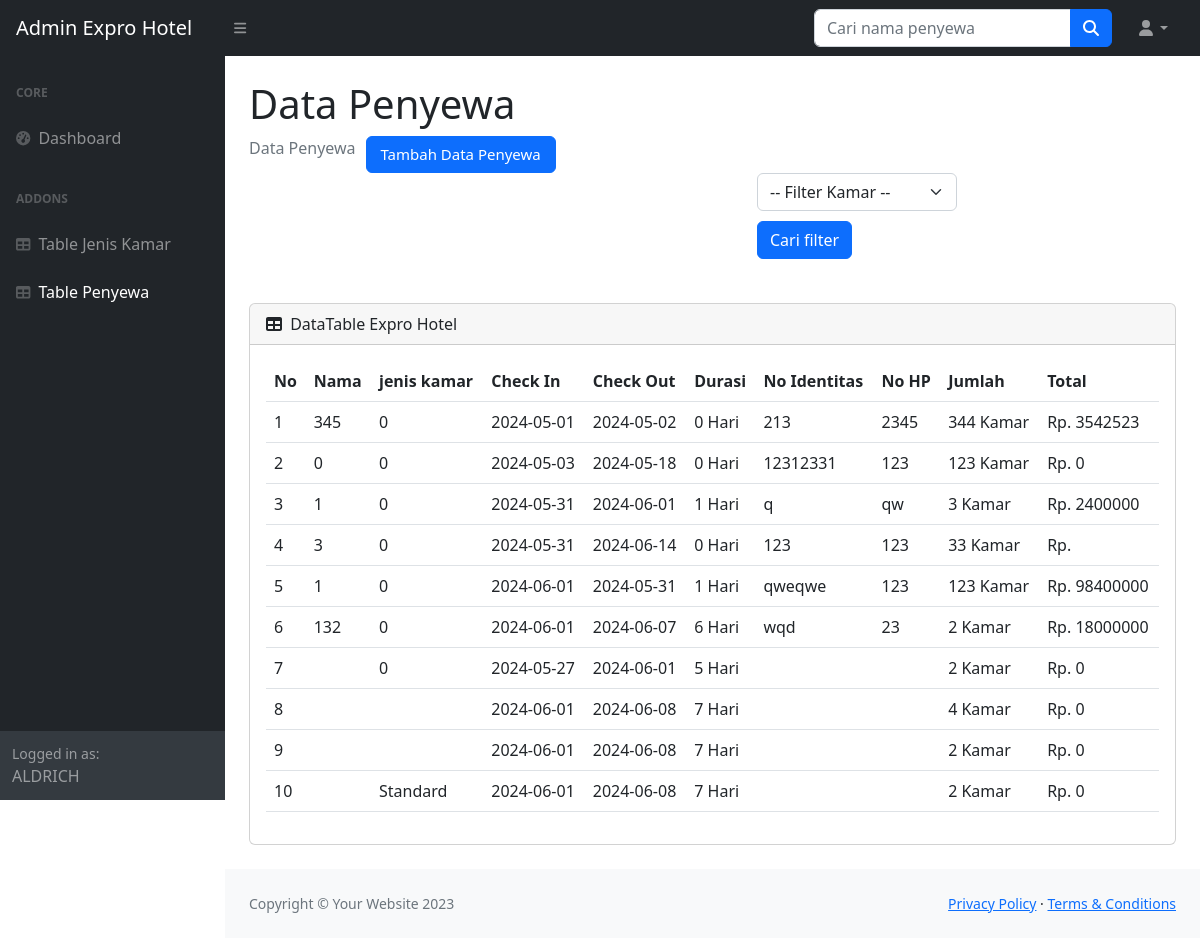
/table/Table_penyewa.php (signed in), run on the app's committed database.
### tables this page shows
CREATE TABLE `tbl_penyewa` (
  `id_sewa` int(100) NOT NULL,
  `nama` varchar(100) NOT NULL,
  `jenis_kamar` varchar(100) NOT NULL,
  `check_in` date NOT NULL DEFAULT current_timestamp(),
  `check_out` date NOT NULL DEFAULT current_timestamp(),
  `durasi` int(100) NOT NULL,
  `no_identitas` varchar(100) NOT NULL,
  `no_hp` varchar(100) NOT NULL,
  `jumlah` varchar(100) NOT NULL,
  `total` varchar(100) NOT NULL
);

### table/Table_penyewa.php (the view, shortened to what this page needs)
<?php
include "../Koneksi_ser.php";
?>
<!DOCTYPE html>
<html lang="en">
    <head>
        <link href="https://cdn.jsdelivr.net/npm/simple-datatables@7.1.2/dist/style.min.css" rel="stylesheet" />
        <link href="../admin_template/css/styles.css" rel="stylesheet" />
    </head>
    <body class="sb-nav-fixed">
        <nav class="sb-topnav navbar navbar-expand navbar-dark bg-dark">
            <a class="navbar-brand ps-3" href="Table_admin.php">Admin Expro Hotel</a>
            <button class="btn btn-link btn-sm order-1 order-lg-0 me-4 me-lg-0" id="sidebarToggle" href="#!"><i class="fas fa-bars"></i></button>
            <form class="d-none d-md-inline-block form-inline ms-auto me-0 me-md-3 my-2 my-md-0" method="POST" action="../proses/Search_penyewa.php">
                <div class="input-group">
                    <input class="form-control" type="text" name="nama" placeholder="Cari nama penyewa" aria-label="Cari nama penyewa" aria-describedby="btnNavbarSearch" />
                    <button class="btn btn-primary" id="btnNavbarSearch" name="search" type="submit"><i class="fas fa-search"></i></button>
                </div>
            </form>
            <ul class="navbar-nav ms-auto ms-md-0 me-3 me-lg-4">
                <li class="nav-item dropdown">
                    <a class="nav-link dropdown-toggle" id="navbarDropdown" href="#" role="button" data-bs-toggle="dropdown" aria-expanded="false"><i class="fas fa-user fa-fw"></i></a>
                </li>
            </ul>
        </nav>
        <div id="layoutSidenav">
            <div id="layoutSidenav_nav">
                <nav class="sb-sidenav accordion sb-sidenav-dark" id="sidenavAccordion">
                    <div class="sb-sidenav-menu">
                        <div class="nav">
                            <div class="sb-sidenav-menu-heading">Core</div>
                            <a class="nav-link" href="Table_admin.php">
                                <div class="sb-nav-link-icon"><i class="fas fa-tachometer-alt"></i></div>
                                Dashboard
                            </a>
                            <div class="sb-sidenav-menu-heading">Addons</div>
                            <a class="nav-link" href="Table_jenis_kamar.php">
                                <div class="sb-nav-link-icon"><i class="fas fa-table"></i></div>
                                Table Jenis Kamar
                            </a>
                            <a class="nav-link" href="Table_penyewa.php">
                                <div class="sb-nav-link-icon"><i class="fas fa-table"></i></div>
                                <span>Table Penyewa</span>
                            </a>
                        </div>
                    </div>
                    <div class="sb-sidenav-footer">
                        <div class="small">Logged in as:</div>
                        <?php echo $_SESSION["username"]?>
                    </div>
                </nav>
            </div>
            <div id="layoutSidenav_content">
                <main>
                    <div class="container-fluid px-4">
                        <h1 class="mt-4">Data Penyewa</h1>
                        <ol class="breadcrumb mb-4">
                            <li class="breadcrumb-item active">Data Penyewa</li>
                            <a href="../tambah/Tambah_penyewa.php"><button type="submit" class="btn btn-primary" style="width:190px; margin-left:10px; font-size:15px;">Tambah Data Penyewa</button></a>
                            <form style="margin-bottom:20px; margin-left:508px;" action="../proses/Search_penyewa_2.php" method="POST">
                                <select class="form-select" name="jenis_kamar" style="width:200px;" aria-describedby="filter">
                                    <option selected>-- Filter Kamar --</option>
                                </select>
                                <button type="submit" id="filter" style="margin-top:10px;" class="btn btn-primary" name="filter">Cari filter</button>
                            </form>
                        </ol>
                        <div class="card mb-4">
                            <div class="card-header">
                                <i class="fas fa-table me-1"></i>
                                DataTable Expro Hotel
                            </div>
                            <div class="card-body">
                                <table id="datatablesSimple" class="table">
                                    <thead>
                                        <tr>
                                            <th>No</th>
                                            <th>Nama</th>
                                            <th>jenis kamar</th>
                                            <th>Check In</th>
                                            <th>Check Out</th>
                                            <th>Durasi</th>
                                            <th>No Identitas</th>
                                            <th>No HP</th>
                                            <th>Jumlah</th>
                                            <th>Total</th>
                                        </tr>
                                <?php
                                    $sql = "SELECT * FROM tbl_penyewa";
                                    $hasil = $db->query($sql);
                                    $no = 1;
                                    foreach ($hasil as $row) {
                                ?>
                                    <tr>
                                        <td><?php echo $no++;?></td>
                                        <td><?php echo $row['nama'];?></td>
                                        <td><?php echo $row['jenis_kamar'];?></td>
                                        <td><?php echo $row['check_in'];?></td>
                                        <td><?php echo $row['check_out'];?></td>
                                        <td><?php echo $row['durasi']." Hari";?></td>
                                        <td><?php echo $row['no_identitas'];?></td>
                                        <td><?php echo $row['no_hp'];?></td>
                                        <td><?php echo $row['jumlah']. " Kamar";?></td>
                                        <td><?php echo "Rp. ". $row['total'];?></td>
                                    </tr>
                                    <?php
                                        }
                                    ?>
                                    </thead>
                                </table>
                            </div>
                        </div>
                    </div>
                </main>
                <footer class="py-4 bg-light mt-auto">
                    <div class="container-fluid px-4">
                        <div class="d-flex align-items-center justify-content-between small">
                            <div class="text-muted">Copyright &copy; Your Website 2023</div>
                            <div>
                                <a href="#">Privacy Policy</a>
                                &middot;
                                <a href="#">Terms &amp; Conditions</a>
                            </div>
                        </div>
                    </div>
                </footer>
            </div>
        </div>
    </body>
</html>

### table/Table_penyewa.php (style rules this page uses)
span { color:white; }

### data on the page
tbl_penyewa: nama "345", jenis_kamar "0", check_in "2024-05-01", check_out "2024-05-02", durasi "0", no_identitas "213", no_hp "2345", jumlah "344", total "3542523"
tbl_penyewa: nama "0", jenis_kamar "0", check_in "2024-05-03", check_out "2024-05-18", durasi "0", no_identitas "12312331", no_hp "123", jumlah "123", total "0"
tbl_penyewa: nama "1", jenis_kamar "0", check_in "2024-05-31", check_out "2024-06-01", durasi "1", no_identitas "q", no_hp "qw", jumlah "3", total "2400000"
tbl_penyewa: nama "3", jenis_kamar "0", check_in "2024-05-31", check_out "2024-06-14", durasi "0", no_identitas "123", no_hp "123", jumlah "33"
tbl_penyewa: nama "1", jenis_kamar "0", check_in "2024-06-01", check_out "2024-05-31", durasi "1", no_identitas "qweqwe", no_hp "123", jumlah "123", total "98400000"
tbl_penyewa: nama "132", jenis_kamar "0", check_in "2024-06-01", check_out "2024-06-07", durasi "6", no_identitas "wqd", no_hp "23", jumlah "2", total "18000000"
tbl_penyewa: jenis_kamar "0", check_in "2024-05-27", check_out "2024-06-01", durasi "5", jumlah "2", total "0"
tbl_penyewa: check_in "2024-06-01", check_out "2024-06-08", durasi "7", jumlah "4", total "0"
tbl_penyewa: check_in "2024-06-01", check_out "2024-06-08", durasi "7", jumlah "2", total "0"
tbl_penyewa: jenis_kamar "Standard", check_in "2024-06-01", check_out "2024-06-08", durasi "7", jumlah "2", total "0"

### other printed values
$_SESSION["username"] "ALDRICH"
